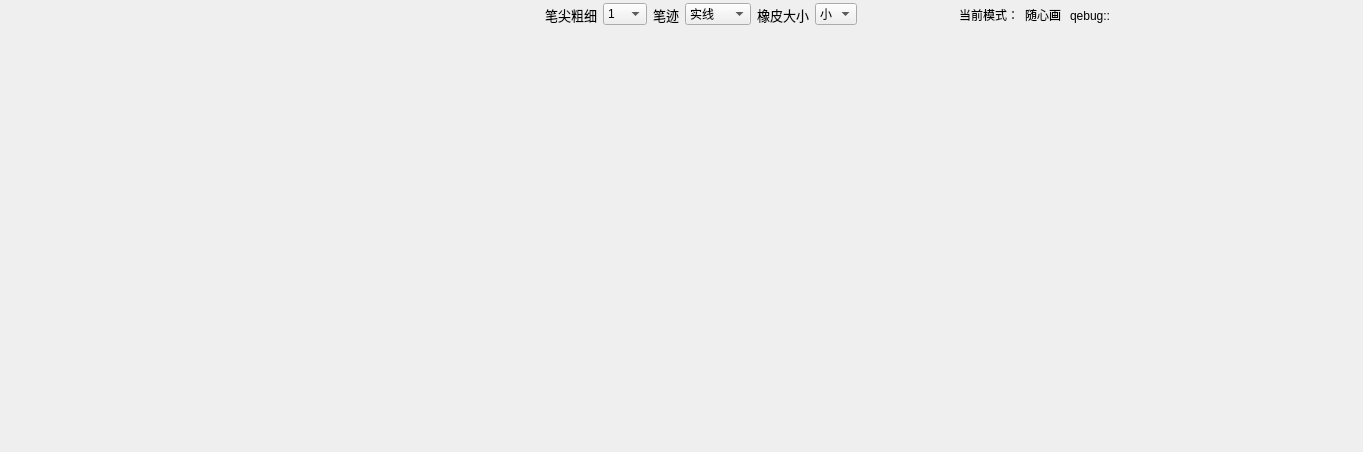
<?xml version="1.0" encoding="UTF-8"?>
<ui version="4.0">
 <class>zgnep_whiteBoard</class>
 <widget class="QWidget" name="zgnep_whiteBoard">
  <property name="geometry">
   <rect>
    <x>0</x>
    <y>0</y>
    <width>1363</width>
    <height>452</height>
   </rect>
  </property>
  <property name="windowTitle">
   <string>Form</string>
  </property>
  <widget class="QPushButton" name="btn_Color">
   <property name="geometry">
    <rect>
     <x>520</x>
     <y>0</y>
     <width>25</width>
     <height>25</height>
    </rect>
   </property>
   <property name="text">
    <string/>
   </property>
   <property name="icon">
    <iconset resource="images.qrc">
     <normaloff>:/src/Color.PNG</normaloff>:/src/Color.PNG</iconset>
   </property>
   <property name="iconSize">
    <size>
     <width>20</width>
     <height>20</height>
    </size>
   </property>
   <property name="checkable">
    <bool>false</bool>
   </property>
   <property name="autoDefault">
    <bool>false</bool>
   </property>
   <property name="default">
    <bool>false</bool>
   </property>
   <property name="flat">
    <bool>true</bool>
   </property>
  </widget>
  <widget class="QPushButton" name="btn_Save">
   <property name="geometry">
    <rect>
     <x>30</x>
     <y>0</y>
     <width>25</width>
     <height>25</height>
    </rect>
   </property>
   <property name="toolTip">
    <string>保存</string>
   </property>
   <property name="text">
    <string/>
   </property>
   <property name="icon">
    <iconset resource="images.qrc">
     <normaloff>:/src/save.png</normaloff>:/src/save.png</iconset>
   </property>
   <property name="iconSize">
    <size>
     <width>20</width>
     <height>20</height>
    </size>
   </property>
   <property name="checkable">
    <bool>false</bool>
   </property>
   <property name="autoDefault">
    <bool>false</bool>
   </property>
   <property name="default">
    <bool>false</bool>
   </property>
   <property name="flat">
    <bool>true</bool>
   </property>
  </widget>
  <widget class="QPushButton" name="btn_delete">
   <property name="geometry">
    <rect>
     <x>60</x>
     <y>0</y>
     <width>25</width>
     <height>25</height>
    </rect>
   </property>
   <property name="toolTip">
    <string>清空</string>
   </property>
   <property name="text">
    <string/>
   </property>
   <property name="icon">
    <iconset resource="images.qrc">
     <normaloff>:/src/delete.png</normaloff>:/src/delete.png</iconset>
   </property>
   <property name="iconSize">
    <size>
     <width>25</width>
     <height>25</height>
    </size>
   </property>
   <property name="checkable">
    <bool>false</bool>
   </property>
   <property name="autoDefault">
    <bool>false</bool>
   </property>
   <property name="default">
    <bool>false</bool>
   </property>
   <property name="flat">
    <bool>true</bool>
   </property>
  </widget>
  <widget class="QPushButton" name="btn_Exit">
   <property name="geometry">
    <rect>
     <x>0</x>
     <y>0</y>
     <width>25</width>
     <height>25</height>
    </rect>
   </property>
   <property name="toolTip">
    <string>退出</string>
   </property>
   <property name="text">
    <string/>
   </property>
   <property name="icon">
    <iconset resource="images.qrc">
     <normaloff>:/src/revocation-three.png</normaloff>:/src/revocation-three.png</iconset>
   </property>
   <property name="iconSize">
    <size>
     <width>20</width>
     <height>20</height>
    </size>
   </property>
   <property name="checkable">
    <bool>false</bool>
   </property>
   <property name="autoDefault">
    <bool>false</bool>
   </property>
   <property name="default">
    <bool>false</bool>
   </property>
   <property name="flat">
    <bool>true</bool>
   </property>
  </widget>
  <widget class="QFrame" name="frame">
   <property name="geometry">
    <rect>
     <x>110</x>
     <y>-10</y>
     <width>398</width>
     <height>51</height>
    </rect>
   </property>
   <layout class="QGridLayout" name="gridLayout">
    <item row="0" column="2">
     <widget class="QPushButton" name="btn_StraightLine">
      <property name="toolTip">
       <string>添加直线</string>
      </property>
      <property name="text">
       <string/>
      </property>
      <property name="icon">
       <iconset resource="images.qrc">
        <normaloff>:/src/Figure-Line.png</normaloff>:/src/Figure-Line.png</iconset>
      </property>
      <property name="iconSize">
       <size>
        <width>20</width>
        <height>20</height>
       </size>
      </property>
      <property name="checkable">
       <bool>false</bool>
      </property>
      <property name="autoDefault">
       <bool>false</bool>
      </property>
      <property name="default">
       <bool>false</bool>
      </property>
      <property name="flat">
       <bool>true</bool>
      </property>
     </widget>
    </item>
    <item row="0" column="1">
     <widget class="QPushButton" name="btn_eraser">
      <property name="toolTip">
       <string>删除</string>
      </property>
      <property name="text">
       <string/>
      </property>
      <property name="icon">
       <iconset resource="images.qrc">
        <normaloff>:/src/rubber.png</normaloff>:/src/rubber.png</iconset>
      </property>
      <property name="iconSize">
       <size>
        <width>20</width>
        <height>20</height>
       </size>
      </property>
      <property name="checkable">
       <bool>false</bool>
      </property>
      <property name="autoDefault">
       <bool>false</bool>
      </property>
      <property name="default">
       <bool>false</bool>
      </property>
      <property name="flat">
       <bool>true</bool>
      </property>
     </widget>
    </item>
    <item row="0" column="4">
     <widget class="QPushButton" name="btn_round">
      <property name="toolTip">
       <string>添加圆形</string>
      </property>
      <property name="text">
       <string/>
      </property>
      <property name="icon">
       <iconset resource="images.qrc">
        <normaloff>:/src/Figure-circle.png</normaloff>:/src/Figure-circle.png</iconset>
      </property>
      <property name="iconSize">
       <size>
        <width>20</width>
        <height>20</height>
       </size>
      </property>
      <property name="checkable">
       <bool>false</bool>
      </property>
      <property name="autoDefault">
       <bool>false</bool>
      </property>
      <property name="default">
       <bool>false</bool>
      </property>
      <property name="flat">
       <bool>true</bool>
      </property>
     </widget>
    </item>
    <item row="0" column="3">
     <widget class="QPushButton" name="btn_rectangle">
      <property name="toolTip">
       <string>添加矩形</string>
      </property>
      <property name="text">
       <string/>
      </property>
      <property name="icon">
       <iconset resource="images.qrc">
        <normaloff>:/src/Figure-Rectangle.png</normaloff>:/src/Figure-Rectangle.png</iconset>
      </property>
      <property name="iconSize">
       <size>
        <width>20</width>
        <height>20</height>
       </size>
      </property>
      <property name="checkable">
       <bool>false</bool>
      </property>
      <property name="autoDefault">
       <bool>false</bool>
      </property>
      <property name="default">
       <bool>false</bool>
      </property>
      <property name="flat">
       <bool>true</bool>
      </property>
     </widget>
    </item>
    <item row="0" column="0">
     <widget class="QPushButton" name="btn_Pen">
      <property name="toolTip">
       <string>手写</string>
      </property>
      <property name="text">
       <string/>
      </property>
      <property name="icon">
       <iconset resource="images.qrc">
        <normaloff>:/src/brush.png</normaloff>:/src/brush.png</iconset>
      </property>
      <property name="iconSize">
       <size>
        <width>20</width>
        <height>20</height>
       </size>
      </property>
      <property name="checkable">
       <bool>false</bool>
      </property>
      <property name="autoDefault">
       <bool>false</bool>
      </property>
      <property name="default">
       <bool>false</bool>
      </property>
      <property name="flat">
       <bool>true</bool>
      </property>
     </widget>
    </item>
   </layout>
  </widget>
  <widget class="QWidget" name="layoutWidget">
   <property name="geometry">
    <rect>
     <x>545</x>
     <y>0</y>
     <width>516</width>
     <height>29</height>
    </rect>
   </property>
   <layout class="QHBoxLayout" name="horizontalLayout_3">
    <item>
     <layout class="QHBoxLayout" name="horizontalLayout">
      <item>
       <widget class="QLabel" name="label">
        <property name="font">
         <font>
          <family>楷体</family>
          <pointsize>10</pointsize>
         </font>
        </property>
        <property name="text">
         <string>笔尖粗细</string>
        </property>
        <property name="alignment">
         <set>Qt::AlignCenter</set>
        </property>
       </widget>
      </item>
      <item>
       <widget class="QComboBox" name="cBox_size">
        <property name="focusPolicy">
         <enum>Qt::StrongFocus</enum>
        </property>
        <item>
         <property name="text">
          <string>1</string>
         </property>
        </item>
        <item>
         <property name="text">
          <string>2</string>
         </property>
        </item>
        <item>
         <property name="text">
          <string>5</string>
         </property>
        </item>
        <item>
         <property name="text">
          <string>8</string>
         </property>
        </item>
        <item>
         <property name="text">
          <string>10</string>
         </property>
        </item>
        <item>
         <property name="text">
          <string>15</string>
         </property>
        </item>
        <item>
         <property name="text">
          <string>20</string>
         </property>
        </item>
        <item>
         <property name="text">
          <string>45</string>
         </property>
        </item>
        <item>
         <property name="text">
          <string>99</string>
         </property>
        </item>
       </widget>
      </item>
      <item>
       <widget class="QLabel" name="label_2">
        <property name="font">
         <font>
          <family>楷体</family>
          <pointsize>10</pointsize>
         </font>
        </property>
        <property name="text">
         <string>笔迹</string>
        </property>
        <property name="alignment">
         <set>Qt::AlignCenter</set>
        </property>
       </widget>
      </item>
      <item>
       <widget class="QComboBox" name="cBox_size_2">
        <property name="focusPolicy">
         <enum>Qt::StrongFocus</enum>
        </property>
        <item>
         <property name="text">
          <string>实线</string>
         </property>
         <property name="icon">
          <iconset theme="111">
           <normaloff>E:/downloads/ch01</normaloff>E:/downloads/ch01</iconset>
         </property>
        </item>
        <item>
         <property name="text">
          <string>虚线</string>
         </property>
        </item>
        <item>
         <property name="text">
          <string>点</string>
         </property>
        </item>
        <item>
         <property name="text">
          <string>点线</string>
         </property>
        </item>
        <item>
         <property name="text">
          <string>点点线</string>
         </property>
        </item>
       </widget>
      </item>
      <item>
       <widget class="QLabel" name="label_3">
        <property name="font">
         <font>
          <family>aakar</family>
          <pointsize>10</pointsize>
         </font>
        </property>
        <property name="text">
         <string>橡皮大小</string>
        </property>
       </widget>
      </item>
      <item>
       <widget class="QComboBox" name="cBox_eraeSize">
        <item>
         <property name="text">
          <string>小</string>
         </property>
        </item>
        <item>
         <property name="text">
          <string>中</string>
         </property>
        </item>
        <item>
         <property name="text">
          <string>大</string>
         </property>
        </item>
       </widget>
      </item>
     </layout>
    </item>
    <item>
     <layout class="QHBoxLayout" name="horizontalLayout_2">
      <item>
       <spacer name="horizontalSpacer">
        <property name="orientation">
         <enum>Qt::Horizontal</enum>
        </property>
        <property name="sizeHint" stdset="0">
         <size>
          <width>40</width>
          <height>20</height>
         </size>
        </property>
       </spacer>
      </item>
      <item>
       <widget class="QLabel" name="label_4">
        <property name="text">
         <string>当前模式：</string>
        </property>
       </widget>
      </item>
      <item>
       <widget class="QLabel" name="label_model">
        <property name="text">
         <string>随心画</string>
        </property>
       </widget>
      </item>
     </layout>
    </item>
   </layout>
  </widget>
  <widget class="QLabel" name="label_erasePic">
   <property name="geometry">
    <rect>
     <x>1070</x>
     <y>0</y>
     <width>411</width>
     <height>31</height>
    </rect>
   </property>
   <property name="text">
    <string>qebug::</string>
   </property>
  </widget>
 </widget>
 <resources>
  <include location="images.qrc"/>
 </resources>
 <connections/>
</ui>
